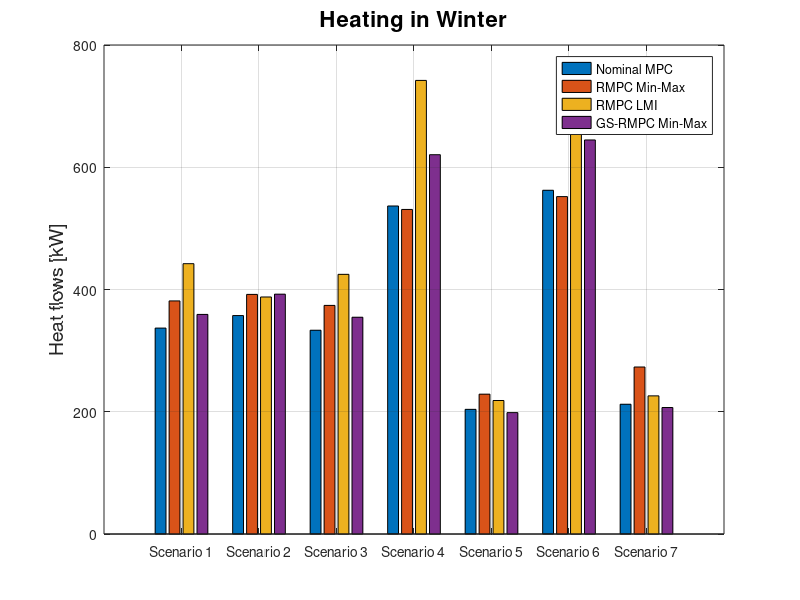

Write MATLAB code to recreate this figure. (Note: this script raises an error after producing the figure.)
figure 
H=[336.88 381.34 442.25 359.25; 357.38 392	387.76	392.38;333.37	374	424.81	354.64 ;536.62	530.98	742.08	620.55 ;203.94	228.78	218.41	198.60;562.36	552	732.02	644.65;212.29	273.21	226	206.94];
bar(H)
axis([0 8 0 800 ]);
xticklabels({'Scenario 1','Scenario 2','Scenario 3','Scenario 4','Scenario 5','Scenario 6','Scenario 7','fontsize',14+2})
legend('Nominal MPC','RMPC Min-Max','RMPC LMI','GS-RMPC Min-Max')
title('Heating in Winter','fontsize',14+2);
ylabel('Heat flows [kW]','fontsize',14) 
grid on
ax = gca;
ax.FontSize = 20; 

figure
C=[55.60 0.97 15.25	31.58 ; 21.16 9.95 16.96 12.36 ;147.39	62.98	39.75	114.77;913.73	697.72	90.08	36.14;0	0.4	8.11	14.47;1020	841.55	57.22	58.64;2.74	0.68	13.01	24.28];
bar(C)
axis([0 8 0 5000 ]);
set(gca, 'YScale', 'log')
xticklabels({'Scenario 1','Scenario 2','Scenario 3','Scenario 4','Scenario 5','Scenario 6','Scenario 7','fontsize',14+2})
legend('Nominal MPC','RMPC Min-Max','RMPC LMI','GS-RMPC Min-Max')
title('Comfort Zone Violation in Winter','fontsize',14+2);
ylabel('Violation [kWh]','fontsize',14)  
grid on
ax = gca;
ax.FontSize = 20; 

figure 
HS=[49.37	55.79	74.41	59.09;70.99	75	68.28	64.11;56.65	62.52	72	65.53;54.50	59.63	78.59	74.32;40.57	37.07	67	35.93;70.60	75.63	85	92.72;44.04	42.2	70	41.09];
bar(HS)
axis([0 8 0 150 ]);
xticklabels({'Scenario 1','Scenario 2','Scenario 3','Scenario 4','Scenario 5','Scenario 6','Scenario 7','fontsize',14+2})
legend('Nominal MPC','RMPC Min-Max','RMPC LMI','GS-RMPC Min-Max')
title('Heating in Summer','fontsize',14+2);
ylabel('Heat flows [kW]','fontsize',14) 
grid on
ax = gca;
ax.FontSize = 16; 

figure
CS=[31.83	28.84	108	27.58;128.09	30	107.0	37.32;88.86	99.41	170	95.53;60.20	11.48	110	3.33;40.38	42.08	122	42.03;136.55	48.87	180	12.36;28.85	30.62	186	30.52];
bar(CS)
axis([0 8 0 200 ]);
%set(gca, 'YScale', 'log')
xticklabels({'Scenario 1','Scenario 2','Scenario 3','Scenario 4','Scenario 5','Scenario 6','Scenario 7','fontsize',14+2})
legend('Nominal MPC','RMPC Min-Max','RMPC LMI','GS-RMPC Min-Max')
title('Comfort Zone Violation in Summer','fontsize',14+2);
ylabel('Violation [kWh]','fontsize',14)  
grid on
ax = gca;
ax.FontSize = 16; 


figure
T=[90 800 36000	3000;90 800 36000	3000];
bar(T)
set(gca,'xtick',[])
axis([0.5 1.5 0 100000]);
set(gca, 'YScale', 'log')
text(0.69,70,'Nominal MPC','Color','k','FontSize',14');
text(0.86,600,'RMPC Min-Max','Color','k','FontSize',14');
text(1.055,33000,'RMPC LMI','Color','k','FontSize',14');
text(1.22,2500,'GS-RMPC Min-Max','Color','k','FontSize',14');
grid on
legend('Nominal MPC','RMPC Min-Max','RMPC LMI','GS-RMPC Min-Max')
title('Computational Time','fontsize',14+2);
ylabel('Seconds','fontsize',14)  

